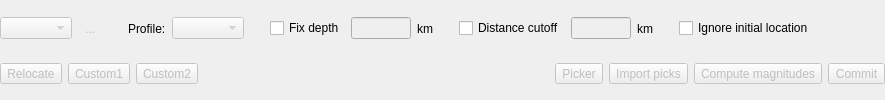
    <widget class="QFrame" name="toolButtonGroupBox" >
     <property name="sizePolicy" >
      <sizepolicy>
       <hsizetype>5</hsizetype>
       <vsizetype>4</vsizetype>
       <horstretch>0</horstretch>
       <verstretch>0</verstretch>
      </sizepolicy>
     </property>
     <property name="frameShape" >
      <enum>QFrame::NoFrame</enum>
     </property>
     <layout class="QVBoxLayout" >
      <property name="margin" >
       <number>0</number>
      </property>
      <property name="spacing" >
       <number>6</number>
      </property>
      <item>
       <layout class="QHBoxLayout" >
        <property name="margin" >
         <number>0</number>
        </property>
        <property name="spacing" >
         <number>6</number>
        </property>
        <item>
         <widget class="QComboBox" name="cbLocator" >
          <property name="enabled" >
           <bool>false</bool>
          </property>
         </widget>
        </item>
        <item>
         <widget class="QToolButton" name="btnLocatorSettings" >
          <property name="enabled" >
           <bool>false</bool>
          </property>
          <property name="toolTip" >
           <string>Change locator settings</string>
          </property>
          <property name="text" >
           <string>...</string>
          </property>
          <property name="icon" >
           <iconset resource="icons.qrc" >:/icons/icons/configure.png</iconset>
          </property>
          <property name="autoRaise" >
           <bool>true</bool>
          </property>
         </widget>
        </item>
        <item>
         <spacer>
          <property name="orientation" >
           <enum>Qt::Horizontal</enum>
          </property>
          <property name="sizeType" >
           <enum>QSizePolicy::Fixed</enum>
          </property>
          <property name="sizeHint" >
           <size>
            <width>20</width>
            <height>2</height>
           </size>
          </property>
         </spacer>
        </item>
        <item>
         <widget class="QLabel" name="label_2" >
          <property name="text" >
           <string>Profile:</string>
          </property>
         </widget>
        </item>
        <item>
         <widget class="QComboBox" name="cbLocatorProfile" >
          <property name="enabled" >
           <bool>false</bool>
          </property>
          <property name="sizeAdjustPolicy" >
           <enum>QComboBox::AdjustToContents</enum>
          </property>
         </widget>
        </item>
        <item>
         <spacer>
          <property name="orientation" >
           <enum>Qt::Horizontal</enum>
          </property>
          <property name="sizeType" >
           <enum>QSizePolicy::Fixed</enum>
          </property>
          <property name="sizeHint" >
           <size>
            <width>20</width>
            <height>2</height>
           </size>
          </property>
         </spacer>
        </item>
        <item>
         <widget class="QCheckBox" name="cbFixedDepth" >
          <property name="text" >
           <string>Fix depth</string>
          </property>
         </widget>
        </item>
        <item>
         <widget class="QLineEdit" name="editFixedDepth" >
          <property name="enabled" >
           <bool>false</bool>
          </property>
          <property name="sizePolicy" >
           <sizepolicy>
            <hsizetype>7</hsizetype>
            <vsizetype>0</vsizetype>
            <horstretch>0</horstretch>
            <verstretch>0</verstretch>
           </sizepolicy>
          </property>
          <property name="minimumSize" >
           <size>
            <width>60</width>
            <height>0</height>
           </size>
          </property>
          <property name="maximumSize" >
           <size>
            <width>60</width>
            <height>16777215</height>
           </size>
          </property>
          <property name="alignment" >
           <set>Qt::AlignRight</set>
          </property>
         </widget>
        </item>
        <item>
         <widget class="QLabel" name="label_3" >
          <property name="text" >
           <string>km</string>
          </property>
         </widget>
        </item>
        <item>
         <spacer>
          <property name="orientation" >
           <enum>Qt::Horizontal</enum>
          </property>
          <property name="sizeType" >
           <enum>QSizePolicy::Fixed</enum>
          </property>
          <property name="sizeHint" >
           <size>
            <width>20</width>
            <height>20</height>
           </size>
          </property>
         </spacer>
        </item>
        <item>
         <widget class="QCheckBox" name="cbDistanceCutOff" >
          <property name="text" >
           <string>Distance cutoff</string>
          </property>
         </widget>
        </item>
        <item>
         <widget class="QLineEdit" name="editDistanceCutOff" >
          <property name="enabled" >
           <bool>false</bool>
          </property>
          <property name="minimumSize" >
           <size>
            <width>60</width>
            <height>0</height>
           </size>
          </property>
          <property name="maximumSize" >
           <size>
            <width>60</width>
            <height>16777215</height>
           </size>
          </property>
          <property name="alignment" >
           <set>Qt::AlignRight</set>
          </property>
         </widget>
        </item>
        <item>
         <widget class="QLabel" name="label" >
          <property name="text" >
           <string>km</string>
          </property>
         </widget>
        </item>
        <item>
         <spacer>
          <property name="orientation" >
           <enum>Qt::Horizontal</enum>
          </property>
          <property name="sizeType" >
           <enum>QSizePolicy::Fixed</enum>
          </property>
          <property name="sizeHint" >
           <size>
            <width>20</width>
            <height>20</height>
           </size>
          </property>
         </spacer>
        </item>
        <item>
         <widget class="QCheckBox" name="cbIgnoreInitialLocation" >
          <property name="toolTip" >
           <string>Instructs the locator to ignore the passed initial location and to try to locate the event based on the given phases only.</string>
          </property>
          <property name="whatsThis" >
           <string>Instructs the locator to ignore the passed initial location and to try to locate the event based on the given phases only.</string>
          </property>
          <property name="text" >
           <string>Ignore initial location</string>
          </property>
         </widget>
        </item>
        <item>
         <spacer>
          <property name="orientation" >
           <enum>Qt::Horizontal</enum>
          </property>
          <property name="sizeType" >
           <enum>QSizePolicy::Expanding</enum>
          </property>
          <property name="sizeHint" >
           <size>
            <width>40</width>
            <height>20</height>
           </size>
          </property>
         </spacer>
        </item>
        <item>
         <widget class="QToolButton" name="buttonEditComment" >
          <property name="enabled" >
           <bool>false</bool>
          </property>
          <property name="maximumSize" >
           <size>
            <width>25</width>
            <height>25</height>
           </size>
          </property>
          <property name="toolTip" >
           <string>Create a new comment on this event or edit an existing one.</string>
          </property>
          <property name="text" >
           <string/>
          </property>
          <property name="icon" >
           <iconset resource="icons.qrc" >:/icons/icons/comment.png</iconset>
          </property>
          <property name="iconSize" >
           <size>
            <width>24</width>
            <height>24</height>
           </size>
          </property>
          <property name="autoRaise" >
           <bool>true</bool>
          </property>
         </widget>
        </item>
       </layout>
      </item>
      <item>
       <layout class="QHBoxLayout" >
        <property name="margin" >
         <number>0</number>
        </property>
        <property name="spacing" >
         <number>6</number>
        </property>
        <item>
         <widget class="QToolButton" name="btnRelocate" >
          <property name="enabled" >
           <bool>false</bool>
          </property>
          <property name="text" >
           <string>Relocate</string>
          </property>
         </widget>
        </item>
        <item>
         <widget class="QToolButton" name="btnCustom0" >
          <property name="enabled" >
           <bool>false</bool>
          </property>
          <property name="text" >
           <string>Custom1</string>
          </property>
         </widget>
        </item>
        <item>
         <widget class="QToolButton" name="btnCustom1" >
          <property name="enabled" >
           <bool>false</bool>
          </property>
          <property name="text" >
           <string>Custom2</string>
          </property>
         </widget>
        </item>
        <item>
         <spacer>
          <property name="orientation" >
           <enum>Qt::Horizontal</enum>
          </property>
          <property name="sizeType" >
           <enum>QSizePolicy::Expanding</enum>
          </property>
          <property name="sizeHint" >
           <size>
            <width>40</width>
            <height>20</height>
           </size>
          </property>
         </spacer>
        </item>
        <item>
         <widget class="QToolButton" name="btnShowWaveforms" >
          <property name="enabled" >
           <bool>false</bool>
          </property>
          <property name="text" >
           <string>Picker</string>
          </property>
         </widget>
        </item>
        <item>
         <widget class="QToolButton" name="btnImportAllArrivals" >
          <property name="enabled" >
           <bool>false</bool>
          </property>
          <property name="text" >
           <string>Import picks</string>
          </property>
         </widget>
        </item>
        <item>
         <widget class="QToolButton" name="btnMagnitudes" >
          <property name="enabled" >
           <bool>false</bool>
          </property>
          <property name="text" >
           <string>Compute magnitudes</string>
          </property>
         </widget>
        </item>
        <item>
         <widget class="QToolButton" name="btnCommit" >
          <property name="enabled" >
           <bool>false</bool>
          </property>
          <property name="text" >
           <string>Commit</string>
          </property>
         </widget>
        </item>
       </layout>
      </item>
     </layout>
    </widget>
